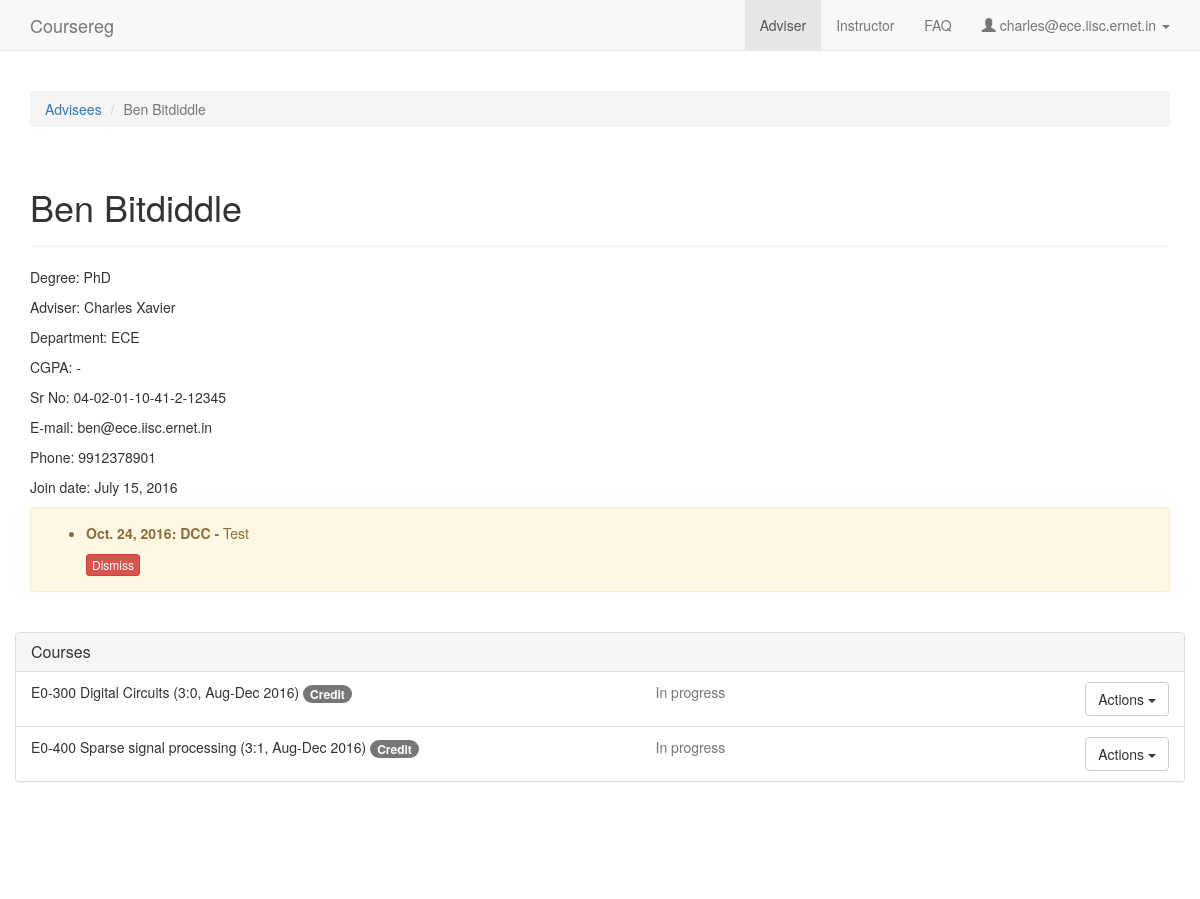
The app's page /adviser/3 (signed in) with its own data.
### coursereg/models.py (models this page shows, shortened)
class User(AbstractBaseUser, PermissionsMixin):
    USER_TYPE_STUDENT = 0
    USER_TYPE_FACULTY = 1
    USER_TYPE_DCC = 2
    USER_TYPE_OTHER = 3
    USER_TYPE_CHOICES = (
        (USER_TYPE_STUDENT, "Student"),
        (USER_TYPE_FACULTY, "Faculty"),
        (USER_TYPE_DCC, "DCC"),
        (USER_TYPE_OTHER, "Other"),
    )
    email = models.EmailField(max_length=254, unique=True)
    full_name = models.CharField(max_length=250)
    user_type = models.IntegerField(default=USER_TYPE_OTHER, choices=USER_TYPE_CHOICES)
    adviser = models.ForeignKey('self', null=True, blank=True, on_delete=models.CASCADE, limit_choices_to={'user_type': USER_TYPE_FACULTY})
    degree = models.ForeignKey(Degree, on_delete=models.CASCADE, null=True, blank=True)
    department = models.ForeignKey(Department, on_delete=models.CASCADE, null=True)
    date_joined = models.DateTimeField(default=timezone.now)
    sr_no = models.CharField(max_length=200, default='-')
    telephone = models.CharField(max_length=100, default='', blank=True)
    is_dcc_review_pending = models.BooleanField(default=False)
    is_dcc_sent_notification = models.BooleanField(default=False)
    is_staff = models.BooleanField(default=False)
    is_active = models.BooleanField(default=True)
    objects = CustomUserManager()
    USERNAME_FIELD = 'email'
    REQUIRED_FIELDS = []
    def cgpa(self):
        if self.user_type == User.USER_TYPE_STUDENT:
            total_credits = 0
            total_grade_points = 0
            for p in Participant.objects.filter(user=self).exclude(is_drop=False).exclude(should_count_towards_cgpa=False):
                if p.registration_type.should_count_towards_cgpa and p.course.should_count_towards_cgpa and p.grade and p.grade.should_count_towards_cgpa:
                    total_credits += p.course.credits
                    total_grade_points += p.grade.points * p.course.credits
            if total_credits > 0:
                return "%.1f" % (total_grade_points * 1.0 / total_credits)
        return '-'

class Degree(models.Model):
    name = models.CharField(max_length=100)
    is_active = models.BooleanField(default=True)
    def __unicode__(self):
        return self.name

class Department(models.Model):
    name = models.CharField(max_length=100)
    abbreviation = models.CharField(max_length=100, unique=True)
    is_active = models.BooleanField(default=True)
    def __unicode__(self):
        return self.abbreviation

class Notification(models.Model):
    ORIGIN_ADVISER = 0
    ORIGIN_INSTRUCTOR = 1
    ORIGIN_DCC = 2
    ORIGIN_OTHER = 3
    ORIGIN_STUDENT = 4
    ORIGIN_CHOICES = (
        (ORIGIN_ADVISER, 'Adviser'),
        (ORIGIN_INSTRUCTOR, 'Instructor'),
        (ORIGIN_DCC, 'DCC'),
        (ORIGIN_OTHER, 'Other'),
        (ORIGIN_STUDENT, 'Student')
    )
    user = models.ForeignKey(User, on_delete=models.CASCADE)
    origin = models.IntegerField(default=ORIGIN_DCC, choices=ORIGIN_CHOICES)
    message = models.TextField()
    is_student_acknowledged = models.BooleanField(default=False)
    is_adviser_acknowledged = models.BooleanField(default=False)
    is_dcc_acknowledged = models.BooleanField(default=False)
    created_at = models.DateField(auto_now_add=True)

class Participant(models.Model):
    PARTICIPANT_STUDENT = 0
    PARTICIPANT_INSTRUCTOR = 1
    PARTICIPANT_TA = 2
    PARTICIPANT_CHOICES = (
        (PARTICIPANT_STUDENT, 'Student'),
        (PARTICIPANT_INSTRUCTOR, 'Instructor'),
        (PARTICIPANT_TA, 'TA'),
    )
    user = models.ForeignKey('User', on_delete=models.CASCADE)
    course = models.ForeignKey('Course', on_delete=models.CASCADE)
    participant_type = models.IntegerField(default=PARTICIPANT_INSTRUCTOR, choices=PARTICIPANT_CHOICES)
    registration_type = models.ForeignKey('RegistrationType', null=True, on_delete=models.CASCADE)
    is_drop = models.BooleanField(default=False)
    grade = models.ForeignKey('Grade', on_delete=models.CASCADE, blank=True, null=True)
    should_count_towards_cgpa = models.BooleanField(default=True)
    lock_from_student = models.BooleanField(default=False)
    is_adviser_reviewed = models.BooleanField(default=False)
    is_instructor_reviewed = models.BooleanField(default=False)
    created_at = models.DateTimeField(auto_now_add=True)
    updated_at = models.DateTimeField(auto_now=True)
    def get_status_desc(self):
        if self.is_drop:
            return 'Dropped this course'
        if self.grade == None:
            if self.user.is_dcc_review_pending:
                return 'In progress'
            else:
                return 'Registered'
        else:
            return self.grade
    def get_reg_type_desc(self):
        if self.is_drop:
            return 'Drop'
        else:
            return self.registration_type

class Course(models.Model):
    num = models.CharField(max_length=100)
    title = models.CharField(max_length=200)
    department = models.ForeignKey(Department, on_delete=models.CASCADE)
    term = models.ForeignKey(Term)
    credits = models.CharField(max_length=100, default='', verbose_name="Credits (ex: 3:0)")
    should_count_towards_cgpa = models.BooleanField(default=True)
    created_at = models.DateTimeField(auto_now_add=True)
    updated_at = models.DateTimeField(auto_now=True)
    timings = models.CharField(max_length=100, default='Not fixed yet')
    def is_last_reg_date_passed(self):
        return timezone.now() > self.term.last_reg_date
    def is_last_cancellation_date_passed(self):
        return timezone.now() > self.term.last_cancellation_date
    def is_last_conversion_date_passed(self):
        return timezone.now() > self.term.last_conversion_date
    def is_last_drop_date_passed(self):
        return timezone.now() > self.term.last_drop_date
    def __unicode__(self):
        return self.num + ' ' + self.title + ' (%s, %s)' % (self.credits, self.term)

class Term(models.Model):
    name = models.CharField(max_length=100)
    year = models.CharField(max_length=4)
    start_reg_date = models.DateTimeField(default=timezone.now)
    last_reg_date = models.DateTimeField(default=timezone.now)
    last_adviser_approval_date = models.DateTimeField(default=timezone.now)
    last_instructor_approval_date = models.DateTimeField(default=timezone.now)
    last_cancellation_date = models.DateTimeField(default=timezone.now)
    last_conversion_date = models.DateTimeField(default=timezone.now)
    last_drop_date = models.DateTimeField(default=timezone.now)
    last_grade_date = models.DateTimeField(default=timezone.now)
    is_active = models.BooleanField(default=True)
    def __unicode__(self):
        return '%s %s' % (self.name, self.year)

class RegistrationType(models.Model):
    name = models.CharField(max_length=100)
    should_count_towards_cgpa = models.BooleanField(default=True)
    is_active = models.BooleanField(default=True)
    def __unicode__(self):
        return self.name

### coursereg/views/adviser.py (the view)
# urls.py: url(r'^instructor/([0-9]+)$', views.instructor.detail, name='instructor_detail'),
@login_required
def detail(request, student_id):
    student = models.User.objects.get(id=student_id)
    if not request.user == student.adviser:
        raise PermissionDenied
    is_last_reg_date_passed_for_all_courses = not any(not p.course.is_last_reg_date_passed() for p in models.Participant.objects.filter(user=student))
    if settings.WARN_REVIEW_BEFORE_LAST_DATE and not is_last_reg_date_passed_for_all_courses:
        messages.warning(request, 'Registration is still open. Visit this page after the last application date.')
    context = {
        'user_type': 'faculty',
        'nav_active': 'adviser',
        'user_email': request.user.email,
        'student': student,
        'reg_types': models.RegistrationType.objects.filter(is_active=True),
        'is_manual_faculty_review_enabled': settings.MANUAL_FACULTY_REVIEW,
        'can_adviser_add_courses_for_students': settings.CAN_ADVISER_ADD_COURSES_FOR_STUDENTS,
        'notifications': [(n.created_at, models.Notification.ORIGIN_CHOICES[n.origin][1], n.message)
            for n in models.Notification.objects.filter(user=student, is_adviser_acknowledged=False).order_by('-created_at')],
        'participants': list(models.Participant.objects.filter(user=student).order_by('-course__term__last_reg_date')),
        'courses': models.Course.objects.filter(term__last_adviser_approval_date__gte=timezone.now(),
                                                term__start_reg_date__lte=timezone.now())
    }
    if not settings.MANUAL_FACULTY_REVIEW:
        models.Participant.objects.filter(user=student, is_adviser_reviewed=False).update(is_adviser_reviewed=True)
    return render(request, 'coursereg/adviser_detail.html', context)

### coursereg/templates/coursereg/adviser_detail.html (shortened to what this page needs)
{% extends "coursereg/base.html" %}
{% block body %}
{% include "coursereg/nav.html" %}
<div class="container" id="maincontainer">
    <div class="row top-buffer-1">
        <div class="col-md-12">
            <ol class="breadcrumb">
                <li class="breadcrumb-item"><a href="{% url 'coursereg:adviser' %}">Advisees</a></li>
                <li class="breadcrumb-item active">{{ student.full_name }}</li>
            </ol>
        </div>
    </div>
    <div class="row">
        <div class="col-md-12">
            <div class="page-header">
                <h1>{{ student.full_name }}</h1>
            </div>
            <p>Degree: {{ student.degree }}</p>
            <p>Adviser: {{ student.adviser.full_name }}</p>
            <p>Department: {{ student.department }}</p>
            <p>CGPA: {{ student.cgpa }}</p>
            <p>Sr No: {{ student.sr_no }}</p>
            <p>E-mail: {{ student.email }}</p>
            <p>Phone: {{ student.telephone }}</p>
            <p>Join date: {{ student.date_joined|date:'N j, Y' }}</p>
        </div>
    </div>
    {% if notifications %}
    <div class="row">
        <div class="col-md-12">
            <div class="alert alert-warning">
                <ul>
                {% for date, origin, message in notifications %}
                <li>
                    <strong>
                        {{ date }}: {{ origin }} -
                    </strong>
                    {{ message }}
                </li>
                {% endfor %}
                </ul>
                <div id="dismiss">
                    <form action="{% url 'coursereg:notifications_dismiss' %}" method="post">
                        <button type="submit" class="btn btn-danger btn-xs">Dismiss</button>
                    </form>
                </div>
            </div>
        </div>
    </div>
    {% endif %}
    {% if participants %}
    <div class="row top-buffer-1">
        <div class="panel panel-default">
            <div class="panel-heading">
                <h3 class="panel-title">Courses</h3>
            </div>
            <ul class="list-group">
                {% for participant in participants %}
                <li class="list-group-item">
                    <div class="row">
                        <div class="col-md-12 col-xs-12">
                            <div class="row">
                                <div class="col-md-11 col-xs-10">
                                    <div class="row">
                                        <div class="col-md-7 col-xs-12">
                                            {% if participant.should_count_towards_cgpa %}
                                            <p>
                                            {% else %}
                                            <p class="text-muted">
                                            {% endif %}
                                                {{ participant.course }}
                                                <span class="badge">{{ participant.get_reg_type_desc }}</span>
                                            </p>
                                        </div>
                                        <div class="col-md-5 col-xs-12">
                                            <p class="text-muted">
                                                {{ participant.get_status_desc }}
                                            </p>
                                        </div>
                                    </div>
                                </div>
                                <div class="col-md-1 col-xs-2">
                                    <div title="Options" class="pull-right">
                                        {% if not participant.course.is_last_drop_date_passed %}
                                        <div class="dropdown">
                                            <button class="btn btn-default dropdown-toggle hidden-xs" type="button" data-toggle="dropdown" aria-haspopup="true" aria-expanded="true">
                                                Actions
                                                <span class="caret"></span>
                                            </button>
                                        </div>
                                        {% endif %}
                                    </div>
                                </div>
                            </div>
                        </div>
                    </div>
                </li>
                {% endfor %}
            </ul>
        </div>
    </div>
    {% endif %}
</div>
{% endblock %}
{% block head %}
{% load staticfiles %}
<link href="{% static 'coursereg/css/select2.min.css' %}" rel="stylesheet">
<link href="{% static 'coursereg/css/select2-bootstrap.min.css' %}" rel="stylesheet">
{% endblock %}
{% block script %}
{% load staticfiles %}
{% endblock %}

### coursereg/templates/coursereg/nav.html (shortened to what this page needs)
<nav class="navbar navbar-default navbar-static-top">
    <div class="container">
        <div class="navbar-header">
            <a class="navbar-brand" href="{% url 'coursereg:index' %}">Coursereg</a>
        </div>
        <div id="navbar" class="navbar-collapse collapse">
            <ul class="nav navbar-nav navbar-right">
                {% if user_type == 'faculty' %}
                    {% if nav_active == 'adviser' %}
                    <li class="active"><a href="{% url 'coursereg:adviser' %}">Adviser</a></li>
                    {% else %}
                    <li><a href="{% url 'coursereg:adviser' %}">Adviser</a></li>
                    {% endif %}
                    {% if nav_active == 'instructor' %}
                    <li class="active"><a href="{% url 'coursereg:instructor' %}">Instructor</a></li>
                    {% else %}
                    <li><a href="{% url 'coursereg:instructor' %}">Instructor</a></li>
                    {% endif %}
                {% endif %}
                {% if nav_active == 'faq' %}
                <li class="active"><a href="{% url 'coursereg:faq' %}">FAQ</a></li>
                {% else %}
                <li><a href="{% url 'coursereg:faq' %}">FAQ</a></li>
                {% endif %}
                <li class="dropdown">
                    <a href="#" class="dropdown-toggle" data-toggle="dropdown" role="button" aria-haspopup="true" aria-expanded="false">
                        <span class="glyphicon glyphicon-user" aria-hidden="true"></span>
                        {{ user_email }}
                        <span class="caret"></span>
                    </a>
                </li>
            </ul>
        </div>
    </div>
</nav>

### coursereg/static/coursereg/css/coursereg.css (style rules this page uses)
.top-buffer-1 { margin-top: 20px; }
.row { word-break:break-all; }
#maincontainer { margin-bottom: 50px; min-height: 800px; }
#dismiss { margin-top: 10px; margin-left: 40px; }

### records on screen
User: email "charles@ece.iisc.ernet.in"
User: full_name "Ben Bitdiddle", degree "PhD", adviser.full_name "Charles Xavier", department "ECE", cgpa "-", sr_no "04-02-01-10-41-2-12345", email "ben@ece.iisc.ernet.in", telephone "9912378901", date_joined "July 15, 2016"
Notification: notifications "Oct. 24, 2016", notifications "Test"
Participant: course "E0-300 Digital Circuits (3:0, Aug-Dec 2016)", get_reg_type_desc "Credit", get_status_desc "In progress"
Participant: course "E0-400 Sparse signal processing (3:1, Aug-Dec 2016)", get_reg_type_desc "Credit", get_status_desc "In progress"

### other values on screen
{{ origin }} "DCC"
